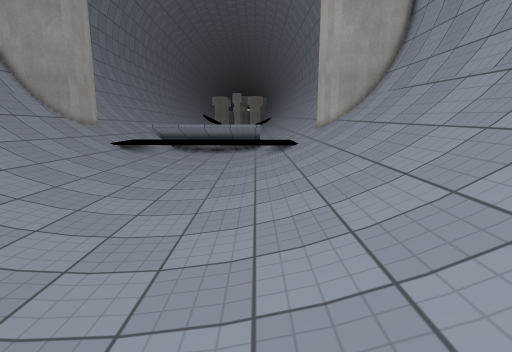
[1] (above)

14 first-person views from a walk through a Unity game level. The camera is 1.4 m above the floor, tilts 10° down and sees 80° across. The floor is counted in squares, 0.5 m on a side. Each view is taken from the middle of a square. On the plan, view 1 faces up. The plan holds only what a view shows up to about 20 squares ahead; the rest is blank. The place goes on beyond the plan. Surface patterns are stand-ins for the level's own textures.

[2]
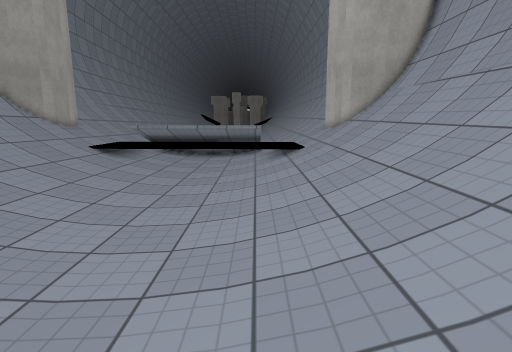

[3]
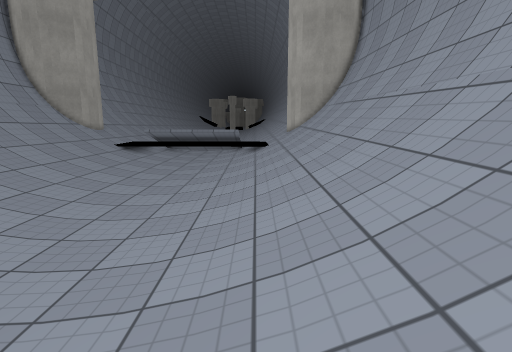

[4]
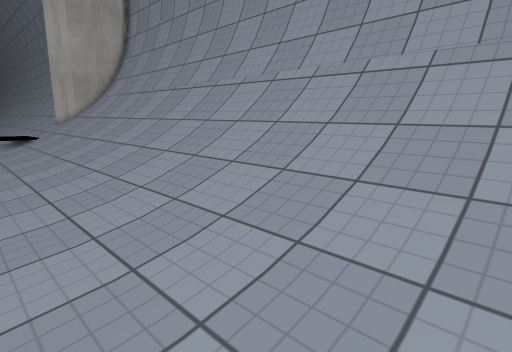

[5]
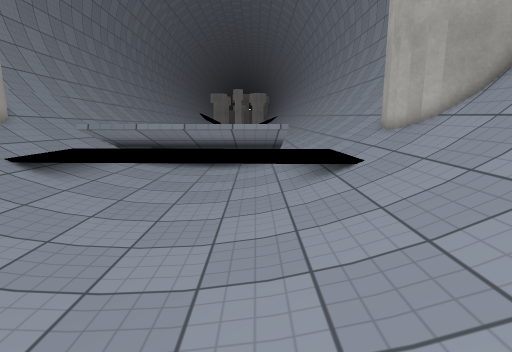

[6]
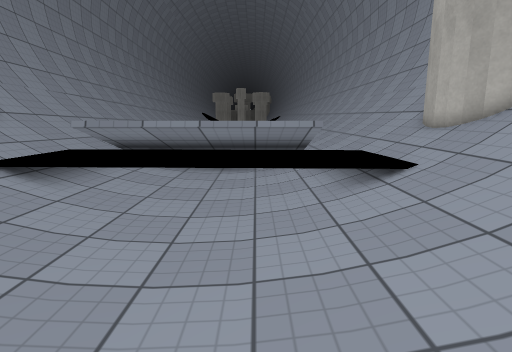

[7]
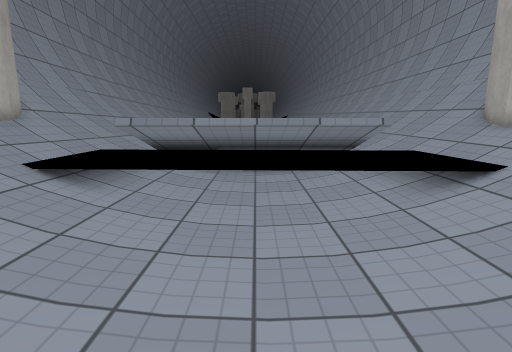

[8]
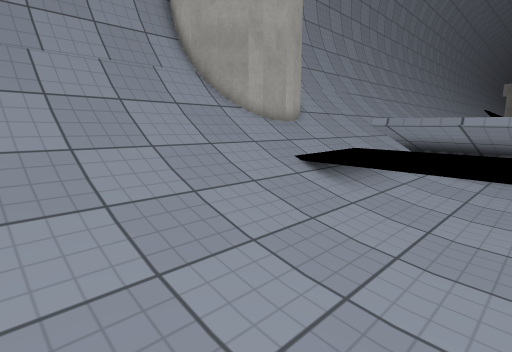

[9]
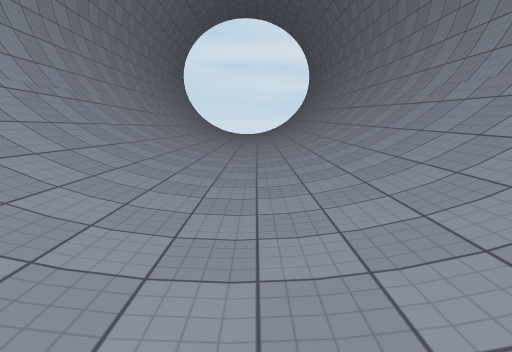

[10]
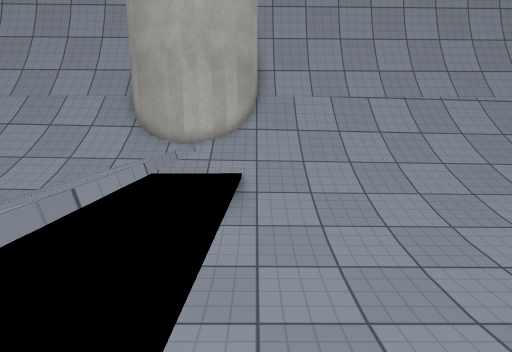

[11]
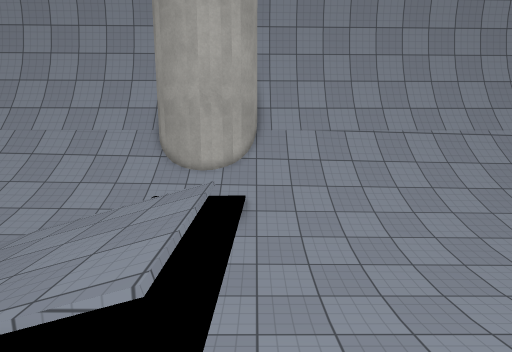

[12]
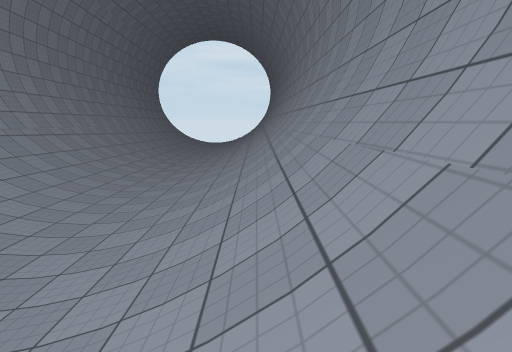

[13]
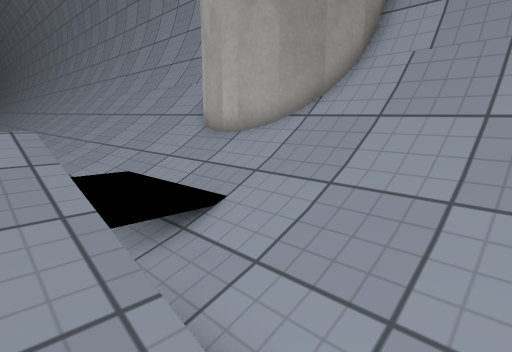

[14]
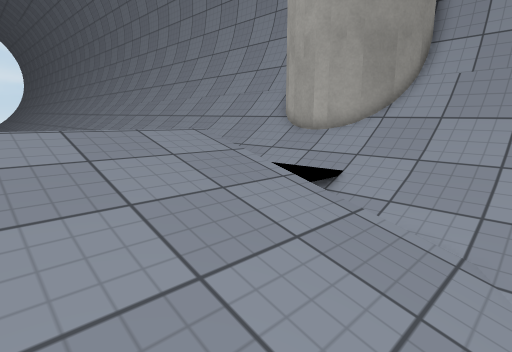

### Floor plan
Key: @ floor where view 1 was taken; # wall or solid block; . main floor; : floor 0.25 m higher than the main floor; - floor 0.25 m lower than the main floor; + floor 0.5 m higher than the main floor; * floor 0.75 m higher than the main floor; % floor 1 m higher than the main floor; & floor 1.25 m higher than the main floor; / step, stairs or slope; = window, fence, low wall or low ledge; ^ raised ledge; v drop or lower ground.
Columns run from 17 left of view 1 to 10 right of it. Each row starts with its distance up from view 1.
 33 #=//////:...   ...://////=#
 32 #=//////::::::::::://////=#
 31 #=//////::::::::::://////=#
 30 #=//////:+++++++++://////=#
 29 #=//////:+++++++++ //////=#
 28 ###//////*********  ///##
 27   ##//+++*********+ +/##
 26    ##/+++%%%%%%%%%+ +/#
 25     #/+++&&&&&&&&&+++/#
 24    ##/++=vvvvvvvvv+++/#
 23   ##///////++===v++++//#
 22 ###/////:...---...://///###
 21 #=//////:...---...://////=#
 20 #=//////:...---...://////=#
 19 #=//////:...---...://////=##
 18 #=//////:...---...://////=##
 17 #=//////:...---...://////=##
 16 #=//////:...---...://////=^#
 15 #=//////:...---...:///////^#
 14 #=//////:...---...:+//////^#
 13 #=//////:...---...:+//////^#
 12 #=//////:...---...:+//////^#
 11 #=//////:...---...:://////^#
 10 #=//////:...---...:://////^#
  9 #=//////:...----..:://////=#
  8 #=//////::..----..:://////=#
  7 #=//////::..----..:://////=#
  6 #=//////::..----..:://////=#
  5 #=//////::..----..:://////=#
  4 #=//////::..----..:://////=#
  3 #=//////::..----...://////=#
  2 #=//////::..----...://////=#
  1 #  /////::..----...://////=#
  0   //////::..----.@.://////=#
 -1   //////::..----...://////=#
 -2  ^//////::..----...://////=#
 -3 #^//////::..----...://////=#
 -4 #^//////::..----...://////=#
 -5 #^///////:..----...://////=#
 -6 #^=//////:..----...://////=#
 -7 ##=//////:.    -...://////=#

Where each view was taken, in squares from view 1:
view 1: 0 up, 0 right, facing up
view 2: 3 up, 0 right, facing up
view 3: 5 down, 2 right, facing up
view 4: 7 down, 2 left, facing up-right
view 5: 11 up, 1 left, facing up
view 6: 13 up, 2 left, facing up
view 7: 14 up, 4 left, facing up
view 8: 14 up, 4 left, facing up-left
view 9: 13 up, 4 left, facing down
view 10: 22 up, 9 left, facing right
view 11: 22 up, 13 left, facing right
view 12: 22 up, 13 left, facing down
view 13: 33 up, 7 left, facing down-left
view 14: 33 up, 2 left, facing down-left
